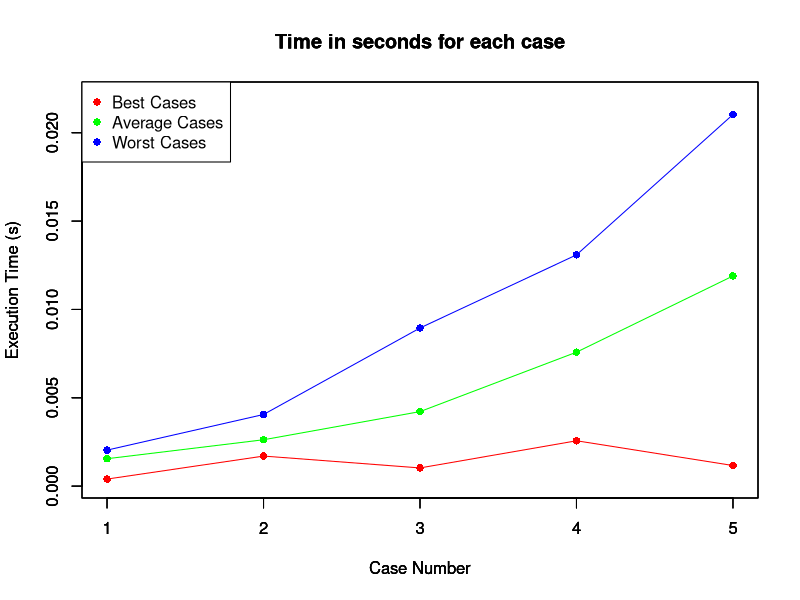

Reproduce this figure in R.
## ---- chunk 1
knitr::opts_chunk$set(echo = TRUE)
## ---- chunk 2
cases <- c(1, 2, 3, 4, 5) 
best <- c(0.000400,0.001701,0.001030,0.002567,0.001165)
avg <- c(0.001552,0.002625,0.004219,0.007582,0.011895)
worst <- c(0.002039,0.004055,0.008951,0.013089,0.021032)
y <- list(best, avg, worst)

plot(cases, y[[1]], # best cases
     xlab = "Case Number", 
     main = "Time in seconds for each case", 
     ylab = "Execution Time (s)", 
     col = "red",
     ylim = c(0.0002, 0.022), 
     lwd = 3, 
     pch = 16)
lines(cases, y[[1]], col = "red")
par(new = TRUE)
plot(cases, y[[2]], # avg cases (random cases)
     xlab = "Case Number", 
     main = "Time in seconds for each case", 
     ylab = "Execution Time (s)", 
     col = "green",
     ylim = c(0.0002, 0.022), 
     lwd = 3, 
     pch = 16)
lines(cases, y[[2]], col = "green")
par(new = TRUE)
plot(cases, y[[3]], # worst case (can't find the pattern in the text)
     xlab = "Case Number", 
     main = "Time in seconds for each case", 
     ylab = "Execution Time (s)", 
     col = "blue", 
     ylim = c(0.0002, 0.022), 
     lwd = 3, 
     pch = 16)
lines(cases, y[[3]], col = "blue")

legend("topleft", 
       bty = "y", # made box for legend 
       pch = c(16,16,16,16,16),
       col = c("red", "green", "blue"), 
       legend = c("Best Cases",
                  "Average Cases", 
                  "Worst Cases"))

